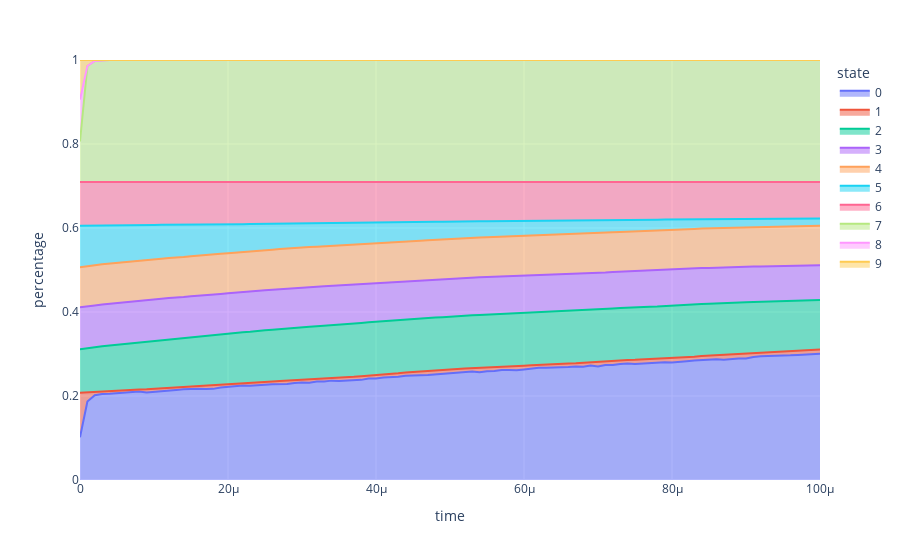

The notebook cell saved with this chart:
### Code cell
kmc_boltz.plot_top_n_states_stacked(
    n_show = -1,
    resolution=0.000001, 
    max_time=0.0001, 
    title=None, 
    save=False, 
    save_name="props.png")
